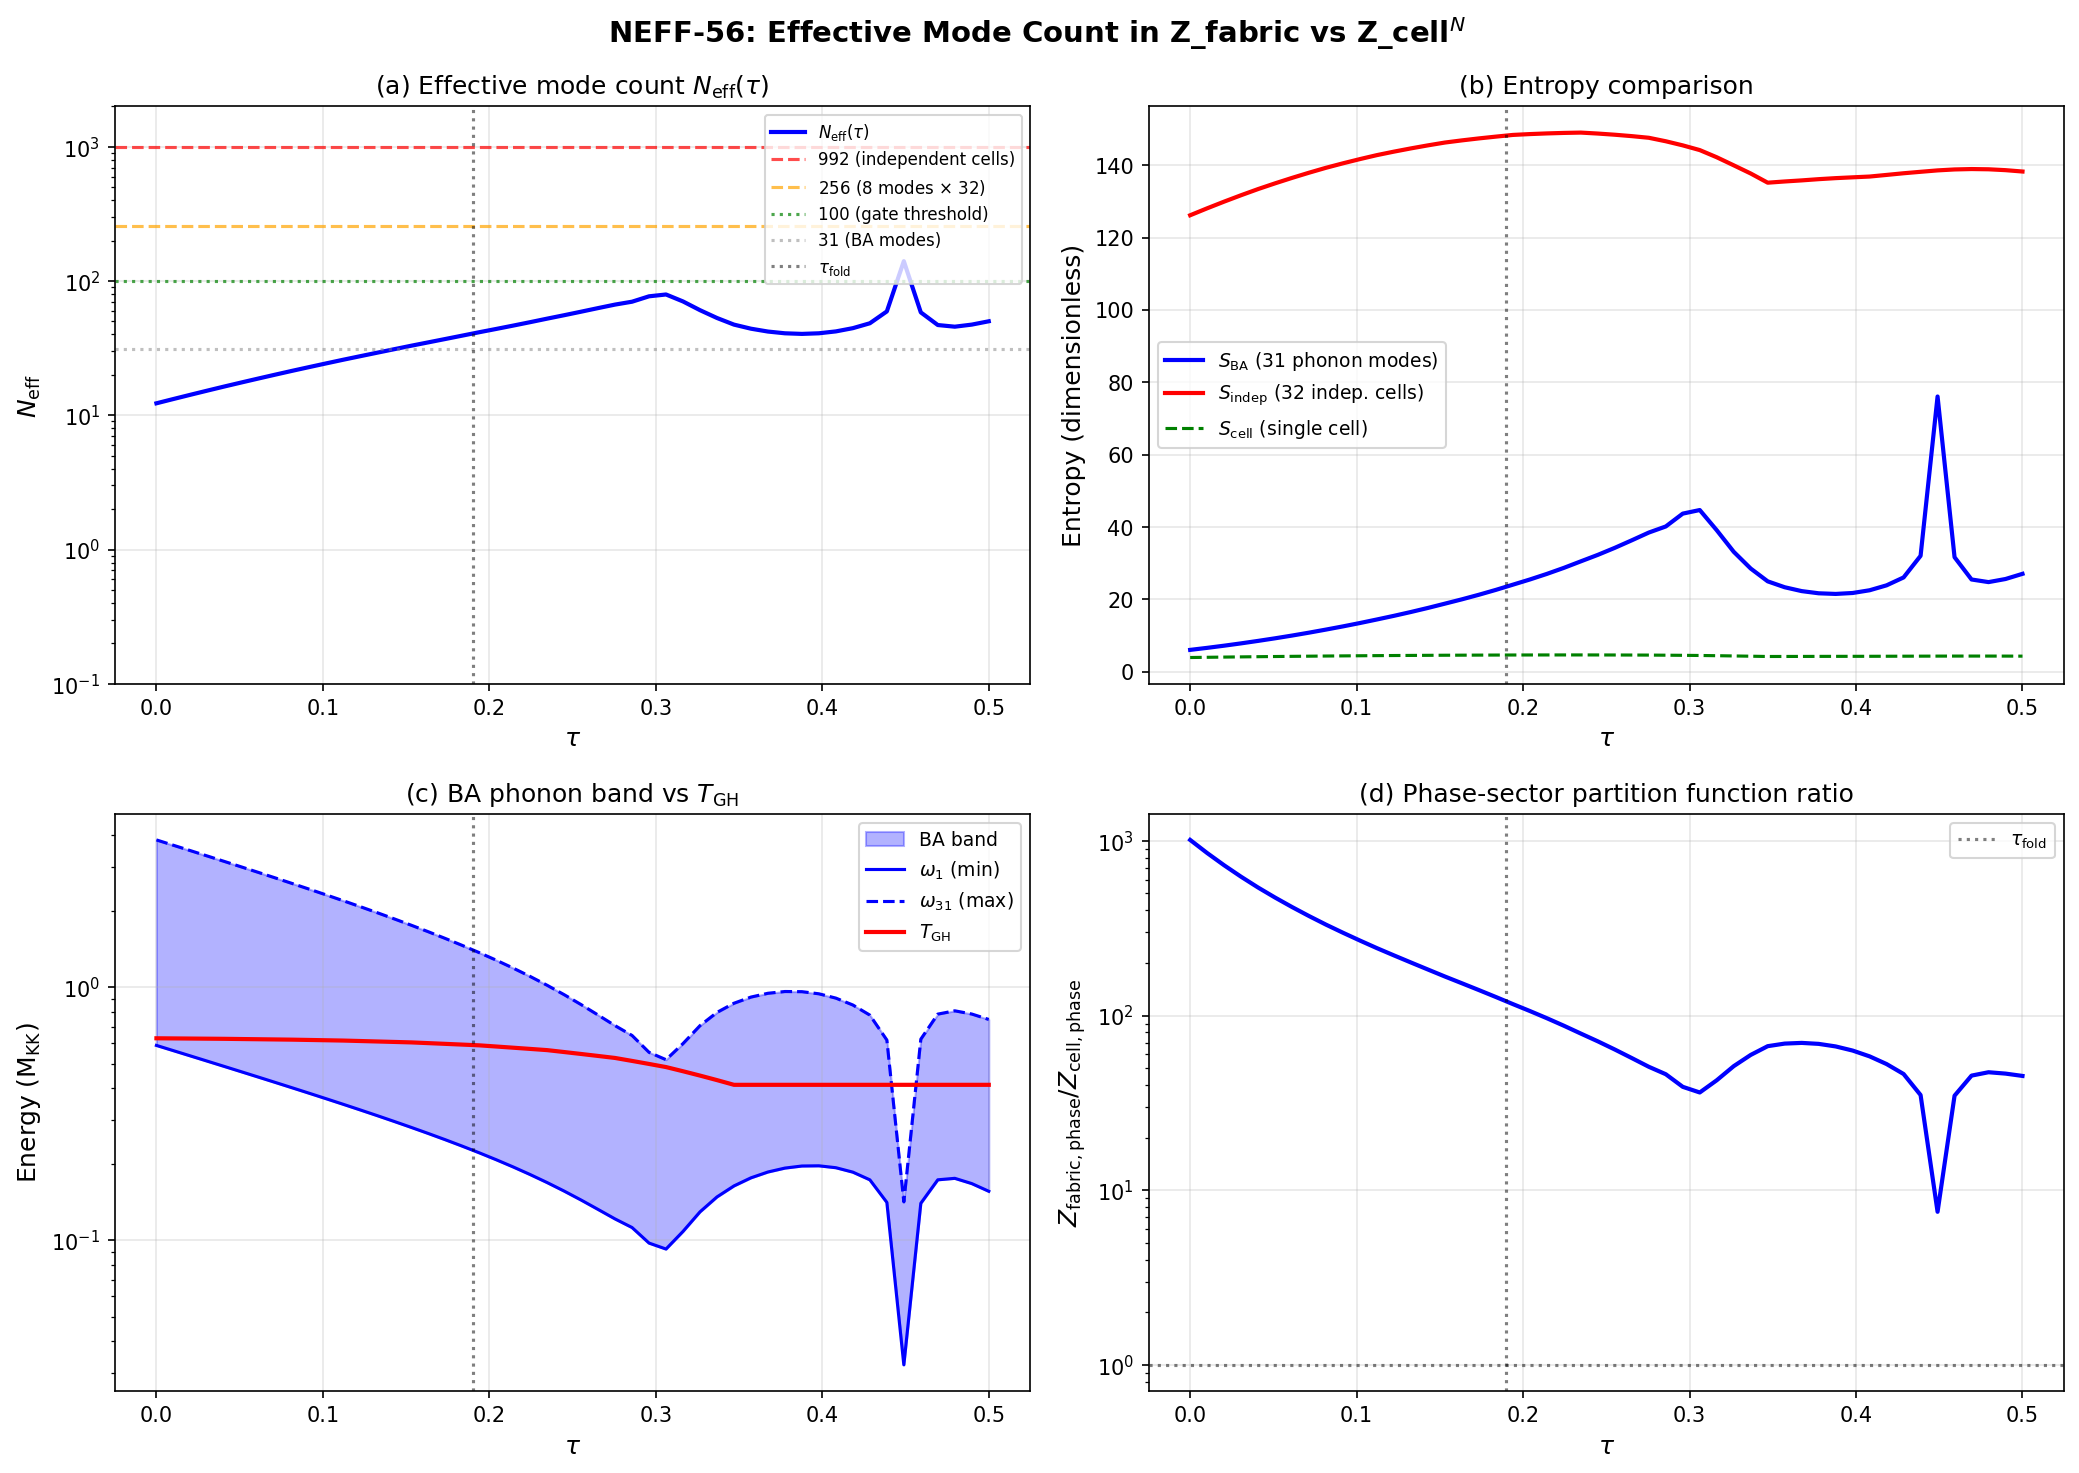

This figure's Python source:
#!/usr/bin/env python3
"""
s56_neff.py — Effective Mode Count in Z_fabric vs Z_cell^N
============================================================

Session 56, W0-2 (NEFF-56)

Physics:
  In a superfluid Josephson array on the 32-cell tessellation, phase coherence
  rigidifies the global phase degree of freedom.  The 31 Bogoliubov-Anderson (BA)
  phonon modes replace 31 independent single-cell phase modes.  This computation
  quantifies the thermodynamic effective mode count N_eff and compares to the
  naive independent-cell prediction of 32 * 8 = 256 (or 32 * 31 = 992 for the
  continuum).

  The Landau approach: identify the order parameter (superfluid phase phi_i on
  each cell), write the most general free energy consistent with U(1) symmetry
  and the graph topology, then derive the partition function from the normal
  modes of the Gaussian fluctuation operator (the graph Laplacian dressed by
  E_J and E_c).

Method:
  1. Compute BA phonon frequencies omega_n(tau) = sqrt(E_c * E_J * lambda_n)
  2. Compute single-cell fermionic entropy S_cell from 8 BCS-active modes
  3. Compute BA phonon entropy S_BA from 31 bosonic modes
  4. N_eff = S_BA / (S_independent / 256)

Gate: NEFF-56 — INFO: N_eff(tau). If N_eff < 100 at fold, "mode count wins" invalidated.

Author: Landau-Condensed-Matter-Theorist (opus)
"""

import sys
import os
import numpy as np

sys.path.insert(0, 'computations')
from canonical_constants import (
    tau_fold, Delta_0_OES, N_cells, PI
)

# =============================================================================
#  Load data
# =============================================================================

data_tb = np.load('computations/session-54/s54_tb_hamiltonian.npz')
data_sf = np.load('computations/session-54/s54_scale_factor.npz')

tau_vals = data_tb['tau_values']       # (50,)
eigenvalues = data_tb['eigenvalues']   # (50, 32)
J_C2_tau = data_tb['J_C2_tau']         # (50,)

tau_sf = data_sf['tau']                # (10,)
H_sf = data_sf['H']                   # (10,)

N = int(data_tb['N_cells'])            # 32
N_modes_per_cell = 8                   # BCS-active modes
Delta = Delta_0_OES                    # 0.4643 M_KK (canonical gap)

print(f"Loaded: {len(tau_vals)} tau values, N_cells = {N}")
print(f"Delta (OES) = {Delta:.4f} M_KK")

# =============================================================================
#  Interpolate H(tau) -> T_GH(tau)
# =============================================================================

# H is given at 10 tau points; interpolate to 50
H_interp = np.interp(tau_vals, tau_sf, H_sf)
T_GH = H_interp / (2.0 * PI)  # Gibbons-Hawking temperature

print(f"\nT_GH range: [{T_GH.min():.4f}, {T_GH.max():.4f}] M_KK")
print(f"T_GH at tau=0: {T_GH[0]:.4f}, T_GH at tau_fold~0.19: {T_GH[np.argmin(np.abs(tau_vals - tau_fold))]:.4f}")

# =============================================================================
#  At each tau: compute E_J, E_c, BA phonon spectrum, entropies
# =============================================================================

# Storage
E_c_arr = np.zeros(len(tau_vals))
E_J_arr = np.zeros(len(tau_vals))
F_anom_arr = np.zeros(len(tau_vals))
S_cell_arr = np.zeros(len(tau_vals))
S_indep_arr = np.zeros(len(tau_vals))
S_BA_arr = np.zeros(len(tau_vals))
N_eff_arr = np.zeros(len(tau_vals))
omega_min_arr = np.zeros(len(tau_vals))
omega_max_arr = np.zeros(len(tau_vals))
Z_ratio_arr = np.zeros(len(tau_vals))

# Graph Laplacian eigenvalues: lambda_n = E_n / J_C2 (from tight-binding)
# The zero eigenvalue corresponds to the uniform mode (global phase).
# We need the 31 nonzero eigenvalues.

for i, tau in enumerate(tau_vals):
    evals = eigenvalues[i]    # (32,) sorted ascending
    J_C2 = J_C2_tau[i]
    T = T_GH[i]
    beta = 1.0 / T if T > 1e-15 else 1e15

    # --- Charging energy: half the gap at Fermi surface ---
    # N=32 sites, half-filling: Fermi level between eigenvalue[15] and eigenvalue[16]
    E_c = (evals[16] - evals[15]) / 2.0
    E_c_arr[i] = E_c

    # --- Chemical potential (midpoint of Fermi gap) ---
    mu = (evals[15] + evals[16]) / 2.0

    # --- BCS anomalous density ---
    # F_anomalous = Sum_k Delta / (2 * E_qp_k^2)
    # where E_qp_k = sqrt((E_k - mu)^2 + Delta^2)
    xi_k = evals - mu
    E_qp_k = np.sqrt(xi_k**2 + Delta**2)
    uv_k = Delta / (2.0 * E_qp_k)
    F_anom = np.sum(Delta / (2.0 * E_qp_k**2))
    F_anom_arr[i] = F_anom

    # --- Josephson energy ---
    E_J = J_C2**2 * F_anom
    E_J_arr[i] = E_J

    # --- Graph Laplacian eigenvalues ---
    lambda_n = evals / J_C2  # normalized eigenvalues
    # The smallest eigenvalue should be ~0 (global mode)
    # Sort to be safe and take the 31 nonzero ones
    lambda_sorted = np.sort(lambda_n)
    lambda_nonzero = lambda_sorted[1:]  # skip the zero mode

    # --- BA phonon frequencies ---
    # omega_n = sqrt(E_c * E_J * lambda_n)
    # This is the Josephson plasma frequency formula for the graph
    omega_n = np.sqrt(E_c * E_J * lambda_nonzero)
    omega_min_arr[i] = omega_n[0]
    omega_max_arr[i] = omega_n[-1]

    # --- BA phonon entropy (bosonic) ---
    # S_bose = Sum_n [beta*omega_n/(exp(beta*omega_n)-1) - ln(1-exp(-beta*omega_n))]
    x_n = beta * omega_n
    # Avoid overflow: for large x, S_bose per mode ~ x*exp(-x)
    S_BA = 0.0  # (local)
    for x in x_n:
        if x > 500:
            S_BA += x * np.exp(-x)  # exponentially suppressed
        elif x < 1e-10:
            S_BA += 1.0 - np.log(x + 1e-300)  # classical limit
        else:
            S_BA += x / (np.exp(x) - 1.0) - np.log(1.0 - np.exp(-x))
    S_BA_arr[i] = S_BA

    # --- Single-cell fermionic entropy ---
    # Z_cell = Prod_{k=1}^{8} (1 + exp(-E_qp_k / T))
    # Use the 8 lowest quasiparticle energies as BCS-active modes
    E_qp_sorted = np.sort(E_qp_k)
    E_qp_8 = E_qp_sorted[:N_modes_per_cell]

    # Fermionic entropy: S = Sum_k [-f*ln(f) - (1-f)*ln(1-f)]
    # where f_k = 1/(1+exp(E_k/T))
    S_cell = 0.0  # (local)
    for E in E_qp_8:
        bE = E / T
        if bE > 500:
            S_cell += bE * np.exp(-bE)  # exponentially suppressed
        elif bE < 1e-10:
            S_cell += np.log(2.0)  # high-T limit: ln(2) per mode
        else:
            f = 1.0 / (1.0 + np.exp(bE))
            # Avoid log(0)
            if f > 1e-300 and (1-f) > 1e-300:
                S_cell += -f * np.log(f) - (1-f) * np.log(1-f)
    S_cell_arr[i] = S_cell

    # --- Independent cell estimate ---
    S_indep = N * S_cell  # 32 independent cells
    S_indep_arr[i] = S_indep

    # --- Effective mode count ---
    # N_eff = S_BA / (S_indep / (N * N_modes_per_cell))
    # = S_BA / (S_cell / N_modes_per_cell)
    # This is: how many "single-mode-equivalent" entropies does the BA sector contain
    S_per_mode = S_indep / (N * N_modes_per_cell)  # entropy per independent mode
    if S_per_mode > 1e-15:
        N_eff = S_BA / S_per_mode
    else:
        N_eff = 0.0  # (local)
    N_eff_arr[i] = N_eff

    # --- Partition function ratio (phase sector) ---
    # Z_fabric_phase = Prod_{n=1}^{31} [2 sinh(omega_n/(2T))]^{-1}
    # Z_cell_phase = [2 sinh(omega_uniform/(2T))]^{-32}
    # where omega_uniform = sqrt(E_c * E_J * mean(lambda_nonzero)) -- mean-field single-cell freq
    # Ratio = exp(ln Z_fabric - ln Z_cell)
    omega_uniform = np.sqrt(E_c * E_J * np.mean(lambda_nonzero))
    ln_Z_fabric = -np.sum(np.log(2.0 * np.sinh(np.clip(omega_n / (2.0 * T), 1e-10, 500))))
    ln_Z_cell = -N * np.log(2.0 * np.sinh(np.clip(omega_uniform / (2.0 * T), 1e-10, 500)))
    Z_ratio_arr[i] = np.exp(ln_Z_fabric - ln_Z_cell)

# =============================================================================
#  Find fold index and report key results
# =============================================================================

idx_fold = np.argmin(np.abs(tau_vals - tau_fold))
print(f"\n{'='*70}")
print(f"  NEFF-56 RESULTS")
print(f"{'='*70}")
print(f"\nFold index: {idx_fold}, tau_fold = {tau_vals[idx_fold]:.4f}")
print(f"\nAt the fold (tau = {tau_vals[idx_fold]:.4f}):")
print(f"  T_GH       = {T_GH[idx_fold]:.6f} M_KK")
print(f"  E_c        = {E_c_arr[idx_fold]:.6f} M_KK")
print(f"  E_J        = {E_J_arr[idx_fold]:.6f} M_KK")
print(f"  F_anom     = {F_anom_arr[idx_fold]:.6f}")
print(f"  E_J/E_c    = {E_J_arr[idx_fold]/E_c_arr[idx_fold]:.2f}")
print(f"  omega_min  = {omega_min_arr[idx_fold]:.6f} M_KK")
print(f"  omega_max  = {omega_max_arr[idx_fold]:.6f} M_KK")
print(f"  S_BA       = {S_BA_arr[idx_fold]:.6f}")
print(f"  S_cell     = {S_cell_arr[idx_fold]:.6f}")
print(f"  S_indep    = {S_indep_arr[idx_fold]:.6f}")
print(f"  S_per_mode = {S_indep_arr[idx_fold]/(N*N_modes_per_cell):.6f}")
print(f"  N_eff      = {N_eff_arr[idx_fold]:.2f}")
print(f"  Z_ratio    = {Z_ratio_arr[idx_fold]:.6e}")

print(f"\nN_eff range over all tau: [{N_eff_arr.min():.2f}, {N_eff_arr.max():.2f}]")
print(f"N_eff at tau=0: {N_eff_arr[0]:.2f}")
print(f"N_eff at fold:  {N_eff_arr[idx_fold]:.2f}")
print(f"N_eff at tau=0.5: {N_eff_arr[-1]:.2f}")

# Gate verdict
if N_eff_arr[idx_fold] < 100:
    verdict = "N_eff < 100 at fold: 'mode count wins' INVALIDATED for Z_fabric"
    gate_status = "FLAGGED"
else:
    verdict = f"N_eff = {N_eff_arr[idx_fold]:.1f} >= 100 at fold: 'mode count wins' not invalidated"
    gate_status = "INFO"

print(f"\n{'='*70}")
print(f"  GATE NEFF-56: {gate_status}")
print(f"  {verdict}")
print(f"{'='*70}")

# --- Detailed table ---
print(f"\n{'tau':>8} {'T_GH':>10} {'E_c':>10} {'E_J':>10} {'S_BA':>10} {'S_indep':>10} {'N_eff':>10} {'Z_ratio':>12}")
print("-" * 82)
for j in range(0, len(tau_vals), 5):
    print(f"{tau_vals[j]:8.4f} {T_GH[j]:10.6f} {E_c_arr[j]:10.6f} {E_J_arr[j]:10.4f} "
          f"{S_BA_arr[j]:10.6f} {S_indep_arr[j]:10.4f} {N_eff_arr[j]:10.2f} {Z_ratio_arr[j]:12.4e}")

# =============================================================================
#  Additional diagnostics: temperature ratios
# =============================================================================

print(f"\n{'='*70}")
print(f"  TEMPERATURE RATIOS")
print(f"{'='*70}")
print(f"\nCompare omega_n to T_GH (Boltzmann suppression diagnostic):")
print(f"  At fold: omega_min/T_GH = {omega_min_arr[idx_fold]/T_GH[idx_fold]:.4f}")
print(f"  At fold: omega_max/T_GH = {omega_max_arr[idx_fold]/T_GH[idx_fold]:.4f}")

# If omega >> T, phonon modes are frozen (S_BA -> 0, N_eff -> 0)
# If omega << T, phonon modes are classical (S_BA ~ 31, N_eff ~ 31)
# If omega ~ T, intermediate regime
regime_fold = omega_min_arr[idx_fold] / T_GH[idx_fold]
if regime_fold > 10:
    regime_str = "FROZEN (omega >> T_GH): BA modes exponentially suppressed"
elif regime_fold < 0.1:
    regime_str = "CLASSICAL (omega << T_GH): BA modes carry full entropy"
else:
    regime_str = "INTERMEDIATE (omega ~ T_GH): partial occupation"
print(f"  Regime at fold: {regime_str}")

# Phase stiffness diagnostic
print(f"\n  E_J/T_GH at fold = {E_J_arr[idx_fold]/T_GH[idx_fold]:.2f} (>> 1 = superfluid)")

# =============================================================================
#  Save results
# =============================================================================

np.savez('computations/session-56/s56_neff.npz',
         tau_values=tau_vals,
         T_GH=T_GH,
         E_c=E_c_arr,
         E_J=E_J_arr,
         F_anomalous=F_anom_arr,
         S_BA=S_BA_arr,
         S_cell=S_cell_arr,
         S_independent=S_indep_arr,
         N_eff=N_eff_arr,
         omega_min=omega_min_arr,
         omega_max=omega_max_arr,
         Z_ratio=Z_ratio_arr,
         idx_fold=idx_fold,
         gate_status=gate_status,
         verdict=verdict)

print(f"\nData saved: computations/session-56/s56_neff.npz")

# =============================================================================
#  Plot
# =============================================================================

import matplotlib
matplotlib.use('Agg')
import matplotlib.pyplot as plt

fig, axes = plt.subplots(2, 2, figsize=(14, 10))
fig.suptitle('NEFF-56: Effective Mode Count in Z_fabric vs Z_cell$^N$',
             fontsize=14, fontweight='bold')

# --- Panel (a): N_eff(tau) ---
ax = axes[0, 0]
ax.plot(tau_vals, N_eff_arr, 'b-', linewidth=2, label=r'$N_{\rm eff}(\tau)$')
ax.axhline(y=992, color='r', linestyle='--', alpha=0.7, label='992 (independent cells)')
ax.axhline(y=256, color='orange', linestyle='--', alpha=0.7, label='256 (8 modes $\\times$ 32)')
ax.axhline(y=100, color='green', linestyle=':', alpha=0.7, label='100 (gate threshold)')
ax.axhline(y=31, color='gray', linestyle=':', alpha=0.5, label='31 (BA modes)')
ax.axvline(x=tau_fold, color='k', linestyle=':', alpha=0.5, label=r'$\tau_{\rm fold}$')
ax.set_xlabel(r'$\tau$', fontsize=12)
ax.set_ylabel(r'$N_{\rm eff}$', fontsize=12)
ax.set_title(r'(a) Effective mode count $N_{\rm eff}(\tau)$', fontsize=12)
ax.legend(fontsize=8, loc='upper right')
ax.set_yscale('log')
ax.set_ylim(0.1, 2000)
ax.grid(True, alpha=0.3)

# --- Panel (b): BA phonon entropy vs independent cell entropy ---
ax = axes[0, 1]
ax.plot(tau_vals, S_BA_arr, 'b-', linewidth=2, label=r'$S_{\rm BA}$ (31 phonon modes)')
ax.plot(tau_vals, S_indep_arr, 'r-', linewidth=2, label=r'$S_{\rm indep}$ (32 indep. cells)')
ax.plot(tau_vals, S_cell_arr, 'g--', linewidth=1.5, label=r'$S_{\rm cell}$ (single cell)')
ax.axvline(x=tau_fold, color='k', linestyle=':', alpha=0.5)
ax.set_xlabel(r'$\tau$', fontsize=12)
ax.set_ylabel(r'Entropy (dimensionless)', fontsize=12)
ax.set_title(r'(b) Entropy comparison', fontsize=12)
ax.legend(fontsize=9)
ax.grid(True, alpha=0.3)

# --- Panel (c): BA phonon frequencies ---
ax = axes[1, 0]
# Plot omega_min and omega_max as envelope
ax.fill_between(tau_vals, omega_min_arr, omega_max_arr, alpha=0.3, color='blue',
                label='BA band')
ax.plot(tau_vals, omega_min_arr, 'b-', linewidth=1.5, label=r'$\omega_1$ (min)')
ax.plot(tau_vals, omega_max_arr, 'b--', linewidth=1.5, label=r'$\omega_{31}$ (max)')
ax.plot(tau_vals, T_GH, 'r-', linewidth=2, label=r'$T_{\rm GH}$')
ax.axvline(x=tau_fold, color='k', linestyle=':', alpha=0.5)
ax.set_xlabel(r'$\tau$', fontsize=12)
ax.set_ylabel(r'Energy (M$_{\rm KK}$)', fontsize=12)
ax.set_title(r'(c) BA phonon band vs $T_{\rm GH}$', fontsize=12)
ax.legend(fontsize=9)
ax.set_yscale('log')
ax.grid(True, alpha=0.3)

# --- Panel (d): Partition function ratio ---
ax = axes[1, 1]
ax.plot(tau_vals, Z_ratio_arr, 'b-', linewidth=2)
ax.axhline(y=1.0, color='k', linestyle=':', alpha=0.5)
ax.axvline(x=tau_fold, color='k', linestyle=':', alpha=0.5, label=r'$\tau_{\rm fold}$')
ax.set_xlabel(r'$\tau$', fontsize=12)
ax.set_ylabel(r'$Z_{\rm fabric,phase} / Z_{\rm cell,phase}$', fontsize=12)
ax.set_title(r'(d) Phase-sector partition function ratio', fontsize=12)
ax.legend(fontsize=9)
ax.set_yscale('log')
ax.grid(True, alpha=0.3)

plt.tight_layout()
plt.savefig('computations/session-56/s56_neff.png', dpi=150, bbox_inches='tight')
print(f"Plot saved: computations/session-56/s56_neff.png")
print("\nDone.")
